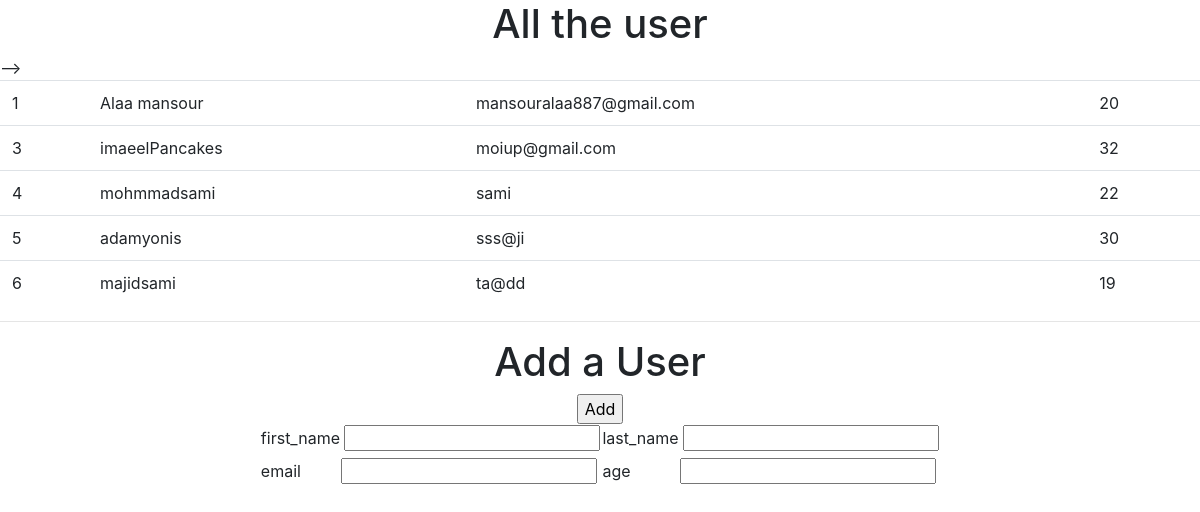
The page / on the database its author committed.
### users_app/models.py (models this page shows)
class Users(models.Model):
    first_name=models.CharField(max_length=45)
    last_name=models.CharField(max_length=45)
    email=models.CharField(max_length=200)
    age=models.IntegerField()
    created_at=models.DateTimeField(auto_now_add=True)
    updated_at=models.DateTimeField(auto_now_add=True)

### users_app/views.py (the view)
# urls.py: path('', views.index),
def index(request):
    all_users = Users.objects.all()
    context={"all_users":all_users}
    return render(request,'index.html',context)

### users_app/templates/index.html (shortened to what this page needs)
<html>
   <head>
      <link rel="stylesheet" href="https://stackpath.bootstrapcdn.com/bootstrap/4.3.1/css/bootstrap.min.css">
   </head>
   <body>
      <center>
         <h1>All the user</h1>
      </center>
      <table class="table">
         {% for user in all_users %}
         <tr>
            <td>
               {{user.id}}
            </td>
            <td>
               {{user.first_name}}{{user.last_name}}
            </td>
            <td>
               {{user.email}}
            </td>
            <td>
               {{user.age}}
            </td>
         </tr>
         {% endfor %} -->
      </table>
      <hr>
      <center>
         <h1>Add a User</h1>
         <form action="/create" method="POST">
            <table>
               <tr>
                  <td>
                     <label for = "first_name">first_name</label>
                     <input type="text" name="first_name" id="first_name">
                  </td>
                  <td>
                     <label for = "last_name">last_name</label>
                     <input type="text" name="last_name" id="last name">
                  </td>
               </tr>
               <tr>
                  <td>
                     <label for = "email">email&nbsp;&nbsp;&nbsp;&nbsp;&nbsp;&nbsp;&nbsp;&nbsp;</label>
                     <input type="text" name="email" id="email">
                  </td>
                  <td>
                     <label for = "age">age&nbsp;&nbsp;&nbsp;&nbsp;&nbsp;&nbsp;&nbsp;&nbsp;&nbsp;&nbsp;</label>
                     <input type="text" name="age" id="age">
                  </td>
               </tr>
               <tr>
                  <input type="submit" value="Add">
               </tr>
            </table>
         </form>
      </center>
   </body>
</html>

### rows shown on the page
Users: id "1", first_name "Alaa", last_name "mansour", email "mansouralaa887@gmail.com", age "20"
Users: id "3", first_name "imaeel", last_name "Pancakes", email "moiup@gmail.com", age "32"
Users: id "4", first_name "mohmmad", last_name "sami", email "sami", age "22"
Users: id "5", first_name "adam", last_name "yonis", email "sss@ji", age "30"
Users: id "6", first_name "majid", last_name "sami", email "ta@dd", age "19"
